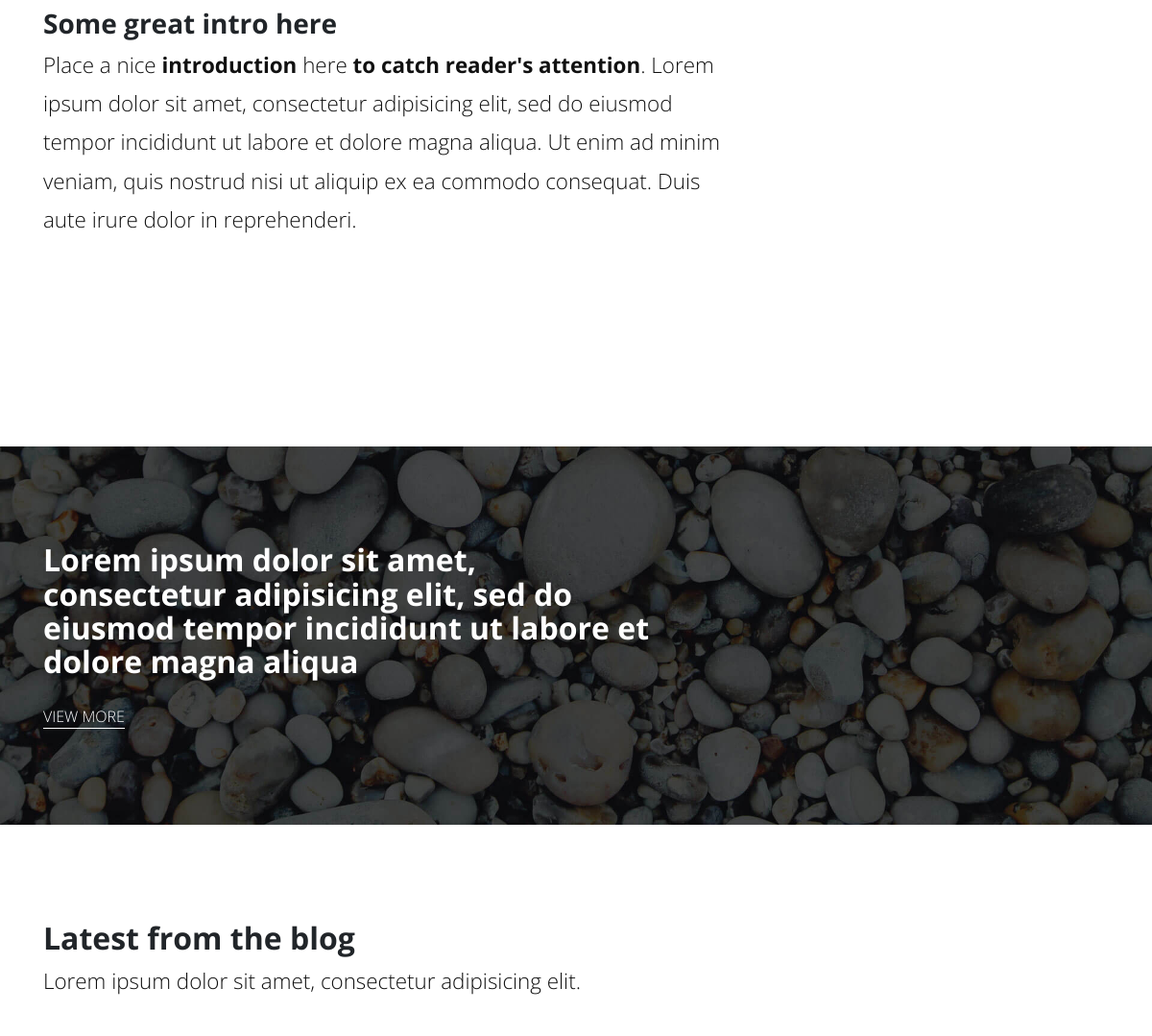
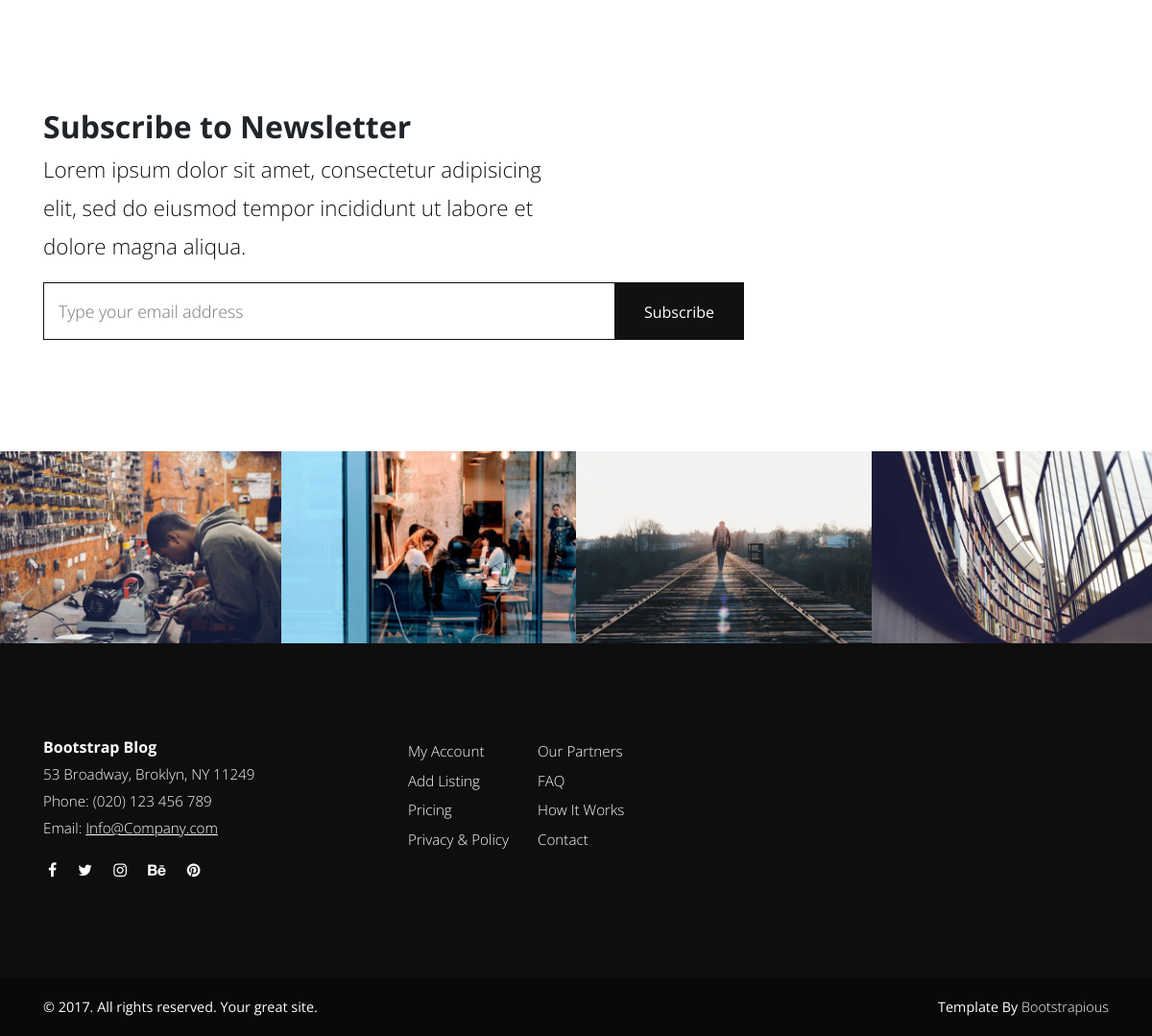
The app's page / (lower part), older data (2 pictures, top to bottom).
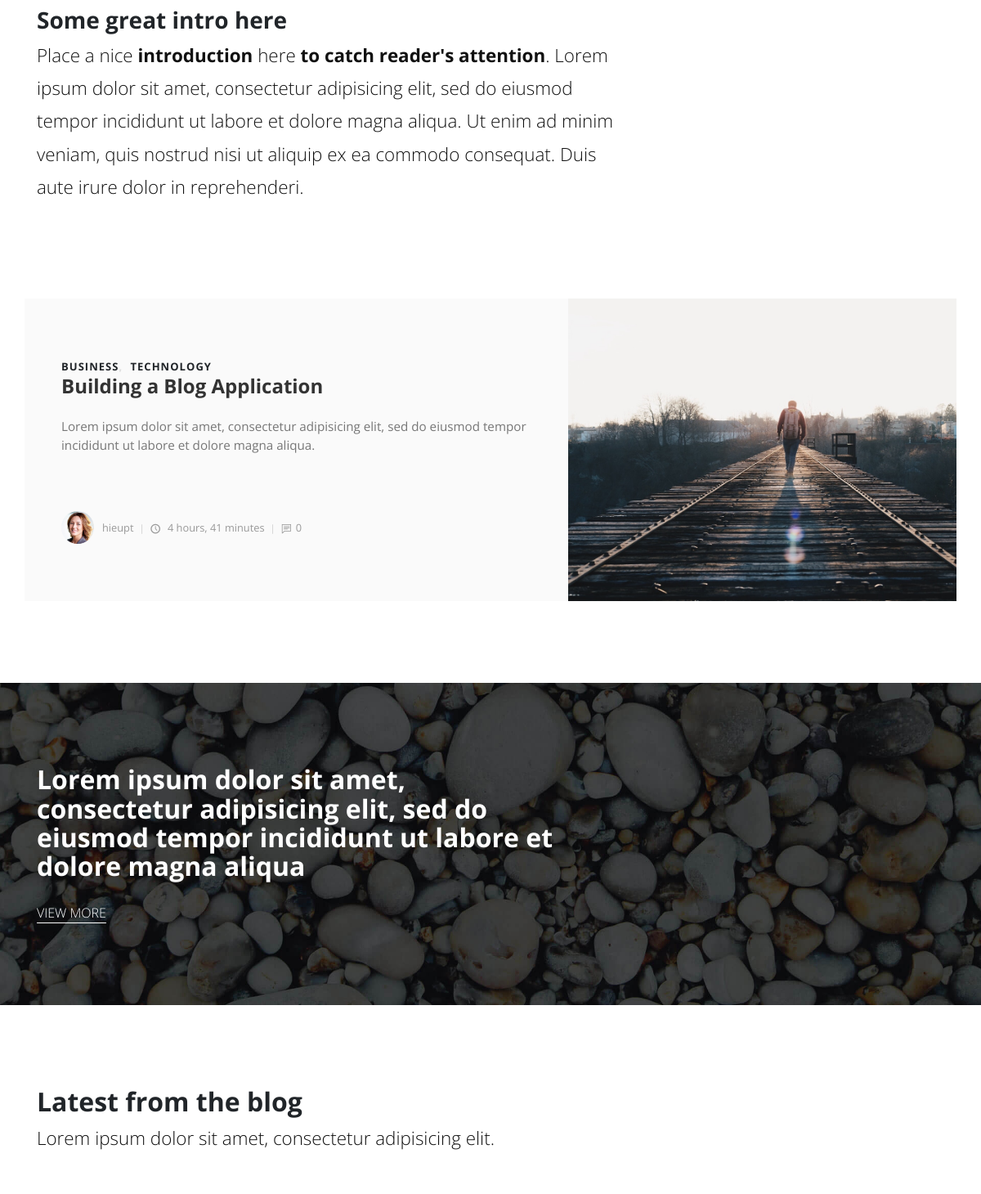
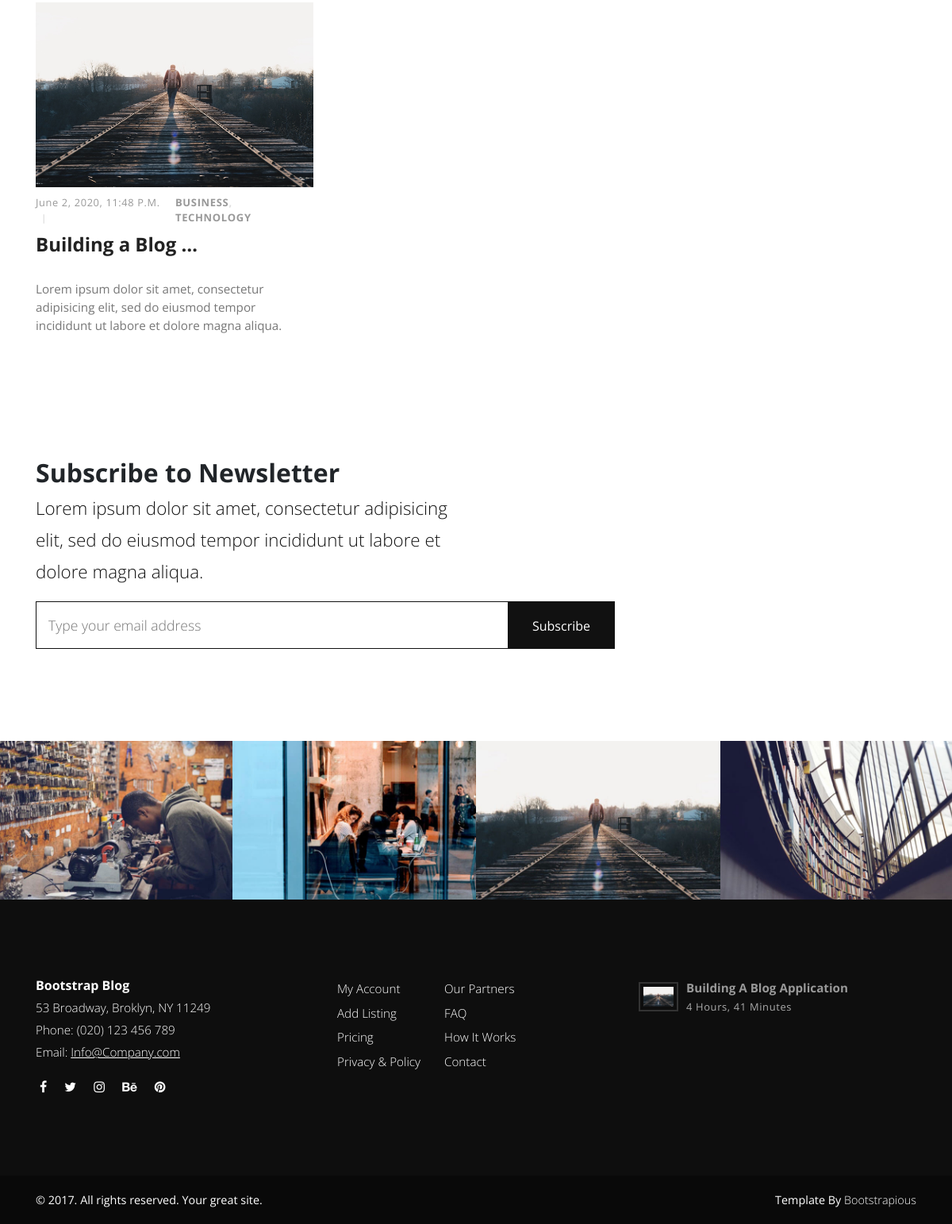
The same page, newer data (2 pictures, top to bottom).
### blog/models.py (models this page shows, shortened)
class Category(models.Model):
    title = models.CharField(max_length=50)
    def __str__(self):
        return self.title

class Post(models.Model):
    title = models.CharField(_('title'), max_length=255)
    slug = models.SlugField(max_length=254, unique=True, blank=True, editable=True)
    author = models.ForeignKey(Author, on_delete=models.CASCADE, related_name='blog_posts')
    image = models.ImageField(_('image'), blank=True, null=True, upload_to='blog')
    text = RichTextField(_('text'))
    description = models.TextField(_('description'), blank=True, null=True)
    published = models.BooleanField(_('published'), default=False)
    categories = models.ManyToManyField(Category)
    created = models.DateTimeField(_('created'), auto_now_add=True)
    modified = models.DateTimeField(_('modified'), auto_now=True)
    pub_date = models.DateTimeField(_('publish date'), blank=True, null=True)
    featured = models.BooleanField(default=False)
    views = models.IntegerField(default=0)
    previous_post = models.ForeignKey('self', related_name='previous', on_delete=models.SET_NULL, blank=True, null=True)
    next_post = models.ForeignKey('self', related_name='next', on_delete=models.SET_NULL, blank=True, null=True)
    def get_absolute_url(self):
        return reverse("blog:post", args=[self.slug])
    class Meta:
        verbose_name = _('blog post')
        verbose_name_plural = _('blog posts')
        ordering = ['pub_date']

class Author(models.Model):
    user = models.OneToOneField(User, on_delete=models.CASCADE)
    profile_image = models.ImageField()
    def __str__(self):
        return self.user.username

### blog/views.py (the view)
# urls.py: path('', views.index, name = 'index'),
def index(request):
    featured = Post.objects.filter(featured = True)
    latest = Post.objects.order_by('-created')[0:3]
    if request.method == "POST":
        email = request.POST["email"]
        new_signup = Signup()
        new_signup.email = email
        new_signup.save()
    context = {
        'featured_post': featured,
        'most_recent': latest
    }
    return render(request, 'index.html',context)

### templates/index.html (shortened to what this page needs)
{% extends "base.html" %}
{% load static %}
{% block content %}
    <section class="intro">
      <div class="container">
        <div class="row">
          <div class="col-lg-8">
            <h2 class="h3">Some great intro here</h2>
            <p class="text-big">Place a nice <strong>introduction</strong> here <strong>to catch reader's attention</strong>. Lorem ipsum dolor sit amet, consectetur adipisicing elit, sed do eiusmod tempor incididunt ut labore et dolore magna aliqua. Ut enim ad minim veniam, quis nostrud nisi ut aliquip ex ea commodo consequat. Duis aute irure dolor in reprehenderi.</p>
          </div>
        </div>
      </div>
    </section>
    <section class="featured-posts no-padding-top">
      <div class="container">
        {% for post in featured_post %}
        <div class="row d-flex align-items-stretch">
          <div class="text col-lg-7">
            <div class="text-inner d-flex align-items-center">
              <div class="content">
                <header class="post-header">
                  <div class="category">
                  {% for cat in post.categories.all %}
                  <a href="#">{{ cat }}</a>
                  {% endfor %}
                  </div>
                  <a href="{{ post.get_absolute_url }}">
                    <h2 class="h4">{{post.title}}</h2>
                  </a>
                </header>
                <p>{{post.text|safe|truncatewords:30}}</p>
                <most_recent class="post-footer d-flex align-items-center"><a href="#" class="author d-flex align-items-center flex-wrap">
                    <div class="avatar"><img src="{{post.author.profile_image.url}}" alt="..." class="img-fluid"></div>
                    <div class="title"><span>{{post.author}}</span></div></a>
                  <div class="date"><i class="icon-clock"></i> {{ post.created|timesince }}</div>
                  <div class="comments"><i class="icon-comment"></i>{{post.comments.count}}</div>
              </div>
            </div>
          </div>
          {% if forloop.first or forloop.last %}
          <div class="image col-lg-5"><img src="{{post.image.url}}"" alt="..."></div>
          {% endif %}
        </div>
        {% endfor %}
      </div>
    </section>
    <section style="background: url({% static 'img/divider-bg.jpg' %}); background-size: cover; background-position: center bottom" class="divider">
      <div class="container">
        <div class="row">
          <div class="col-md-7">
            <h2>Lorem ipsum dolor sit amet, consectetur adipisicing elit, sed do eiusmod tempor incididunt ut labore et dolore magna aliqua</h2><a href="#" class="hero-link">View More</a>
          </div>
        </div>
      </div>
    </section>
    <section class="latest-posts">
      <div class="container">
        <header>
          <h2>Latest from the blog</h2>
          <p class="text-big">Lorem ipsum dolor sit amet, consectetur adipisicing elit.</p>
        </header>
        <div class="row">
        {% for lpost in most_recent %}
          <div class="post col-md-4">
            <div class="post-thumbnail"><a href="{{lpost.get_absolute_url}}"><img src="{{ lpost.image.url }}" alt="..." class="img-fluid"></a></div>
            <div class="post-details">
              <div class="post-meta d-flex justify-content-between">
                <div class="date">{{lpost.created}}</div>
                <div class="category">
                {% for cat in lpost.categories.all%}
                  <a href="#">{{cat}}</a>
                {%endfor%}
                </div>
              </div><a href="{{lpost.get_absolute_url}}">
                <h3 class="h4">{{lpost.title|truncatewords:3}}</h3></a>
              <p class="text-muted">{{lpost.text|safe|truncatewords:30}}</p>
            </div>
          </div>
          {% endfor %}
        </div>
      </div>
    </section>
    <section class="newsletter no-padding-top">
      <div class="container">
        <div class="row">
          <div class="col-md-6">
            <h2>Subscribe to Newsletter</h2>
            <p class="text-big">Lorem ipsum dolor sit amet, consectetur adipisicing elit, sed do eiusmod tempor incididunt ut labore et dolore magna aliqua.</p>
          </div>
          <div class="col-md-8">
            <div class="form-holder">
              <form action="." method="POST">
                <div class="form-group">
                  <input type="email" name="email" id="email" placeholder="Type your email address">
                  <button type="submit" class="submit">Subscribe</button>
                </div>
              </form>
            </div>
          </div>
        </div>
      </div>
    </section>
    <section class="gallery no-padding">
      <div class="row">
        <div class="mix col-lg-3 col-md-3 col-sm-6">
          <div class="item"><a href="img/gallery-1.jpg" data-fancybox="gallery" class="image"><img src="{% static 'img/gallery-1.jpg' %}" alt="..." class="img-fluid">
              <div class="overlay d-flex align-items-center justify-content-center"></div></a></div>
        </div>
        <div class="mix col-lg-3 col-md-3 col-sm-6">
          <div class="item"><a href="img/gallery-2.jpg" data-fancybox="gallery" class="image"><img src="{% static 'img/gallery-2.jpg' %}" alt="..." class="img-fluid">
              <div class="overlay d-flex align-items-center justify-content-center"></div></a></div>
        </div>
        <div class="mix col-lg-3 col-md-3 col-sm-6">
          <div class="item"><a href="img/gallery-3.jpg" data-fancybox="gallery" class="image"><img src="{% static 'img/gallery-3.jpg' %}" alt="..." class="img-fluid">
              <div class="overlay d-flex align-items-center justify-content-center"></div></a></div>
        </div>
        <div class="mix col-lg-3 col-md-3 col-sm-6">
          <div class="item"><a href="img/gallery-4.jpg" data-fancybox="gallery" class="image"><img src="{% static 'img/gallery-4.jpg' %}" alt="..." class="img-fluid">
              <div class="overlay d-flex align-items-center justify-content-center"></div></a></div>
        </div>
      </div>
    </section>
{% endblock content %}

### templates/base.html (shortened to what this page needs)
<!DOCTYPE html>
<html>
    {% include "head.html" %}
    <body>
        {% block content %}
        {% endblock content %}
        {% include "footer.html" %}
    </body>
</html>

### templates/head.html (shortened to what this page needs)
{% load static %}
<head>
    <link rel="stylesheet" href="{% static 'vendor/bootstrap/css/bootstrap.min.css' %}">
    <link rel="stylesheet" href="{% static 'vendor/font-awesome/css/font-awesome.min.css' %}">
    <link rel="stylesheet" href="{% static 'css/fontastic.css' %}">
    <link rel="stylesheet" href="{% static 'vendor/@fancyapps/fancybox/jquery.fancybox.min.css' %}">
    <link rel="stylesheet" href="{% static 'css/style.default.css' %}" id="theme-stylesheet">
    <link rel="stylesheet" href="{% static 'css/custom.css' %}">
  </head>

### templates/footer.html
{% load static %}
<footer class="main-footer">
      <div class="container">
        <div class="row">
          <div class="col-md-4">
            <div class="logo">
              <h6 class="text-white">Bootstrap Blog</h6>
            </div>
            <div class="contact-details">
              <p>53 Broadway, Broklyn, NY 11249</p>
              <p>Phone: (020) 123 456 789</p>
              <p>Email: <a href="mailto:info@company.com">Info@Company.com</a></p>
              <ul class="social-menu">
                <li class="list-inline-item"><a href="#"><i class="fa fa-facebook"></i></a></li>
                <li class="list-inline-item"><a href="#"><i class="fa fa-twitter"></i></a></li>
                <li class="list-inline-item"><a href="#"><i class="fa fa-instagram"></i></a></li>
                <li class="list-inline-item"><a href="#"><i class="fa fa-behance"></i></a></li>
                <li class="list-inline-item"><a href="#"><i class="fa fa-pinterest"></i></a></li>
              </ul>
            </div>
          </div>
          <div class="col-md-4">
            <div class="menus d-flex">
              <ul class="list-unstyled">
                <li> <a href="#">My Account</a></li>
                <li> <a href="#">Add Listing</a></li>
                <li> <a href="#">Pricing</a></li>
                <li> <a href="#">Privacy &amp; Policy</a></li>
              </ul>
              <ul class="list-unstyled">
                <li> <a href="#">Our Partners</a></li>
                <li> <a href="#">FAQ</a></li>
                <li> <a href="#">How It Works</a></li>
                <li> <a href="#">Contact</a></li>
              </ul>
            </div>
          </div>
          <div class="col-md-4">
            <div class="latest-posts">
              {% for post in most_recent %}
              <a href="{{post.get_absolute_url}}">
                  <div class="post d-flex align-items-center">
                    <div class="image"><img src="{{ post.image.url }}" alt="..." class="img-fluid"></div>
                    <div class="title"><strong>{{post.title|truncatewords:5}}</strong><span class="date last-meta">{{post.created|timesince}}</span></div>
                  </div>
                </a>
                {% endfor %}
            </div>
          </div>
        </div>
      </div>
      <div class="copyrights">
        <div class="container">
          <div class="row">
            <div class="col-md-6">
              <p>&copy; 2017. All rights reserved. Your great site.</p>
            </div>
            <div class="col-md-6 text-right">
              <p>Template By <a href="https://bootstrapious.com/p/bootstrap-carousel" class="text-white">Bootstrapious</a>
              </p>
            </div>
          </div>
        </div>
      </div>
    </footer>

### templates/scripts.html (shortened to what this page needs)
{%load static %}

Row changes from the older to the newer data that the page shows:
added Post: title "Building a Blog Application", text "Lorem ipsum dolor sit amet, consectetur adipisicing elit, sed do eiusmod tempor incididunt ut labore et dolore magna aliqua.", author.profile_image (picture), author "hieupt", created "4 hours, 41 minutes", comments.count "0", image (picture), created "June 2, 2020, 11:48 P.m.", title "Building a Blog …", title "Building A Blog Application", created "4 Hours, 41 Minutes"
added Category: title "BUSINESS"
added Category: title "TECHNOLOGY"
